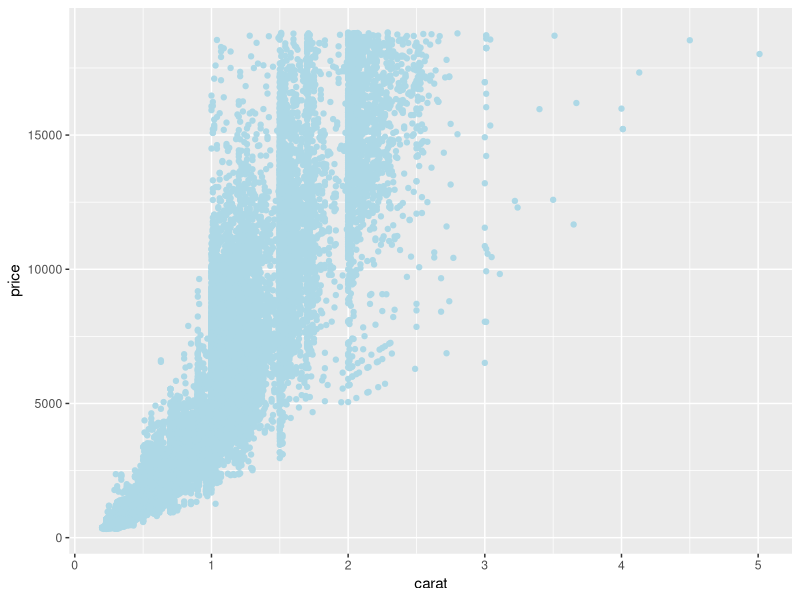

R code for this plot:
install.packages('ggplot2')
install.packages('dplyr')
library('ggplot2')
library('dplyr')
data('diamonds')
View(diamonds)

ggplot(data=diamonds, aes(x=carat, y=price)) +
  geom_point(col="lightblue")

cor(diamonds$carat, diamonds$price)

lin.diamond.ideal <- lm(price ~ carat,
                        data = filter(diamonds, cut == "Ideal"))
lin.diamond.fair  <- lm(price ~ carat,
                        data = filter(diamonds, cut == "Fair"))

# 2. Подивитися коротко результати
summary(lin.diamond.ideal)
summary(lin.diamond.fair)

# 3. Прогноз для 1 карата
new   <- data.frame(carat = 1)
pred_ideal <- predict(lin.diamond.ideal, newdata = new)
pred_fair  <- predict(lin.diamond.fair,  newdata = new)

# 4. Вивід
pred_ideal
pred_fair